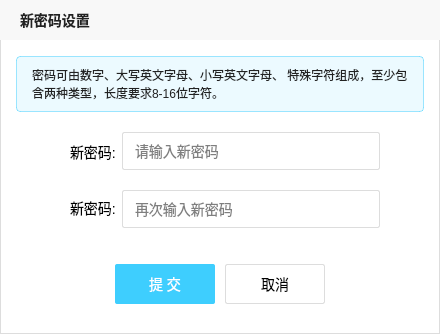
<?xml version="1.0" encoding="UTF-8"?>
<ui version="4.0">
 <class>NewPasswordDialog</class>
 <widget class="QWidget" name="NewPasswordDialog">
  <property name="geometry">
   <rect>
    <x>0</x>
    <y>0</y>
    <width>440</width>
    <height>334</height>
   </rect>
  </property>
  <property name="windowTitle">
   <string>Form</string>
  </property>
  <property name="styleSheet">
   <string notr="true">#NewPasswordDialog
{ 
	background-color: #FFFFFF; 
	border : 1px solid #DDDDDD; 
}
QLineEdit 
{ 
	background-color: transparent;
	border: 1px solid #DDDDDD; 
	border-radius: 2px; 
	padding-left: 10px; 
}

*{
	 font-family: 微软雅⿊; 
	 font-size: 14px; 
}
</string>
  </property>
  <widget class="QLabel" name="titleLabel">
   <property name="geometry">
    <rect>
     <x>0</x>
     <y>0</y>
     <width>440</width>
     <height>40</height>
    </rect>
   </property>
   <property name="styleSheet">
    <string notr="true">#titleLabel
{
	 background-color: #F8F8F8; 
	padding-left: 16px; 
	color: #222222; 
	font-weight: bold;
 }</string>
   </property>
   <property name="text">
    <string>新密码设置</string>
   </property>
  </widget>
  <widget class="QLabel" name="tipLabel">
   <property name="geometry">
    <rect>
     <x>16</x>
     <y>56</y>
     <width>408</width>
     <height>56</height>
    </rect>
   </property>
   <property name="styleSheet">
    <string notr="true">#tipLabel
{ 
	background-color: rgba(62, 206, 254, 0.10); 
	border: 1px solid rgba(62, 206, 254, 0.50); 
	border-radius: 4px;
	font-size: 12px; 
	color: #222222; 
	padding: 10px 12px 10px 12px; 
}</string>
   </property>
   <property name="text">
    <string>密码可由数字、⼤写英⽂字⺟、⼩写英⽂字⺟、 特殊字符组成，⾄少包含两种类型，⻓度要求8-16位字符。</string>
   </property>
   <property name="wordWrap">
    <bool>true</bool>
   </property>
  </widget>
  <widget class="QLabel" name="newPasswordLabel1">
   <property name="geometry">
    <rect>
     <x>70</x>
     <y>142</y>
     <width>46</width>
     <height>19</height>
    </rect>
   </property>
   <property name="text">
    <string>新密码:</string>
   </property>
  </widget>
  <widget class="QLineEdit" name="passwordEdit1">
   <property name="geometry">
    <rect>
     <x>122</x>
     <y>132</y>
     <width>258</width>
     <height>38</height>
    </rect>
   </property>
   <property name="echoMode">
    <enum>QLineEdit::EchoMode::Password</enum>
   </property>
   <property name="placeholderText">
    <string>请输⼊新密码</string>
   </property>
  </widget>
  <widget class="QLabel" name="newPasswordLabel2">
   <property name="geometry">
    <rect>
     <x>70</x>
     <y>198</y>
     <width>46</width>
     <height>19</height>
    </rect>
   </property>
   <property name="text">
    <string>新密码:</string>
   </property>
  </widget>
  <widget class="QLineEdit" name="passwordEdit2">
   <property name="geometry">
    <rect>
     <x>122</x>
     <y>190</y>
     <width>258</width>
     <height>38</height>
    </rect>
   </property>
   <property name="echoMode">
    <enum>QLineEdit::EchoMode::Password</enum>
   </property>
   <property name="placeholderText">
    <string>再次输⼊新密码</string>
   </property>
  </widget>
  <widget class="QLabel" name="messageLabel">
   <property name="geometry">
    <rect>
     <x>80</x>
     <y>235</y>
     <width>281</width>
     <height>19</height>
    </rect>
   </property>
   <property name="styleSheet">
    <string notr="true">#messageLabel 
{ 
	font-size: 12px; 
	color: red; 
}</string>
   </property>
   <property name="text">
    <string/>
   </property>
   <property name="alignment">
    <set>Qt::AlignmentFlag::AlignCenter</set>
   </property>
  </widget>
  <widget class="QPushButton" name="submitBtn">
   <property name="geometry">
    <rect>
     <x>115</x>
     <y>264</y>
     <width>100</width>
     <height>40</height>
    </rect>
   </property>
   <property name="styleSheet">
    <string notr="true">#submitBtn
{ 
	background-color: #3ECEFE; 
	border: none; 
	border-radius: 2px; 
	color: #FFFFFF; 
	font-size: 14px; 
}</string>
   </property>
   <property name="text">
    <string>提 交</string>
   </property>
  </widget>
  <widget class="QPushButton" name="cancelBtn">
   <property name="geometry">
    <rect>
     <x>225</x>
     <y>264</y>
     <width>100</width>
     <height>40</height>
    </rect>
   </property>
   <property name="styleSheet">
    <string notr="true">#cancelBtn
{ 
	background-color: #FFFFFF; 
	border: 1px solid #DDDDDD; 
	border-radius: 2px; 
	font-size: 14px;
 }</string>
   </property>
   <property name="text">
    <string>取消</string>
   </property>
  </widget>
 </widget>
 <resources/>
 <connections/>
</ui>
